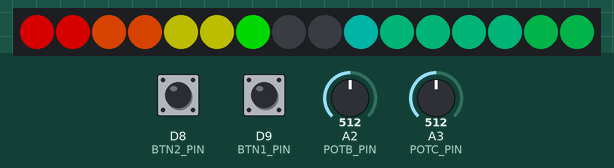
A program run on a simulated Seeed XIAO (SAMD21). Shown: 16 RGB LEDs in strip order, left to right. The test bench sets the inputs (shaded band); at power-on: D8 (BTN2_PIN) HIGH, D9 (BTN1_PIN) HIGH, A2 (POTB_PIN) = 512, A3 (POTC_PIN) = 512. Dim RGB values are drawn brighter than linear.

Above: at 0.86 s.
1.3 s: D8 (BTN2_PIN) pulled LOW for 0.15 s
At 1.47 s:
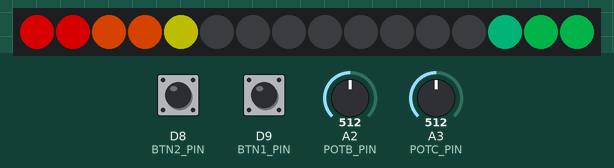
2.0 s: D8 (BTN2_PIN) pulled LOW for 1 s
At 3.51 s:
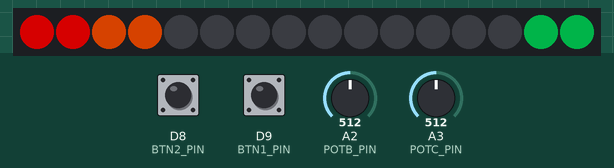
3.6 s: D9 (BTN1_PIN) pulled LOW for 0.15 s
At 4.18 s:
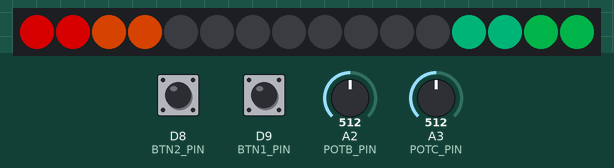
4.3 s: D9 (BTN1_PIN) pulled LOW for 1 s
At 5.71 s:
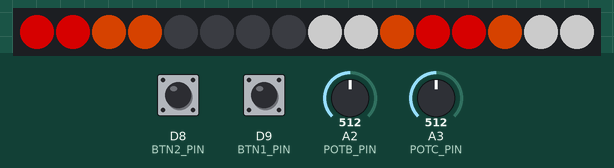
5.9 s: D8 (BTN2_PIN) pulled LOW for 0.15 s
At 6.26 s:
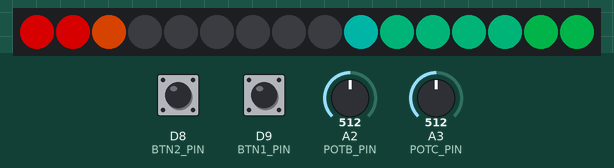

The program:

main.cpp
```cpp
/*  For Znurka gun, running on a seeed xiao samd21  */
/*  copyright (c) 2024 productbakery                */

#include <Arduino.h>
#include <Adafruit_NeoPixel.h>
#include <Wire.h>
#include <SPI.h>
#include <Bounce2.h>

// PINS
#define LED_BUILTIN   13
#define SDA           4
#define SCL           5
#define LED_PIN       10
#define BTN1_PIN      9
#define BTN2_PIN      8
#define POTA_PIN     1
#define POTB_PIN     2
#define POTC_PIN     3
//#define POTD_PIN     6

// How many LEDS
#define LED_COUNT  16

// Segments of ledstrip
const uint8_t leds_SCORE[] = {0,1,2,3,4,5,6,7};
//const uint8_t leds_VU[] = {8,9,10,11,12,13,14,15};
const uint8_t leds_VU[] = {15,14,13,12,11,10,9,8};
const uint8_t leds_FIRE[] = {12,11,13,10,14,9,15,8};

// Declare our NeoPixel strip object:
Adafruit_NeoPixel strip(LED_COUNT, LED_PIN, NEO_GRBW + NEO_KHZ800);

// BUTTONS
Bounce btnA = Bounce();
Bounce btnB = Bounce();

// variables for potmeters
int potBrightness = 200;
int potSpeed = 0;
int potScream = 0;


// enum state
enum stateOptions {
  INIT,
  IDLE,
  VU_METER,
  FIRE,
  ADD_SCORE,
  REM_SCORE
};

uint8_t state = INIT;
uint8_t score_counter = 0;

struct colorObject{
  uint8_t red;
  uint8_t green;
  uint8_t blue;
  uint8_t white;
};

const colorObject cGreen = {0,255,0,0};
const colorObject cYellow = {150,150,0,0};
const colorObject cOrange = {255,80,0,0};
const colorObject cRed = {255,0,0,0};
const colorObject cUV1 = {0,120,50,0};
const colorObject cUV2 = {0,120,80,0};
const colorObject cUV3 = {0,120,110,0};
const colorObject cWhite= {10,10,10,200};

//colorObject colorScore[8] = {cGreen, cGreen, cYellow, cYellow, cOrange, cOrange, cRed, cRed}; // score colors
// colorscore inverse order
colorObject colorScore[8] = {cRed, cRed, cOrange, cOrange, cYellow, cYellow, cGreen, cGreen}; // score colors
colorObject colorVU[8] = {cUV1,cUV1,cUV2,cUV2,cUV2,cUV2,cUV3,cUV3}; // vu meter colors
colorObject colorFire[8] = {cRed,cRed,cOrange,cOrange,cWhite,cWhite,cWhite,cWhite}; // fire colors

//array of 100 items imitating screaming sound in 0-8 range
const uint8_t soundLength = 100;
uint8_t screamArray[soundLength] =
{0,1,2,3,4,5,6,7,8,7,6,5,4,4,4,5,5,6,7,8,8,8,5,5,4,3,2,1,3,4,5,6,7,7,8,8,7,6,5,4,4,6,7,8,8,8,6,5,4,2,1,0,2,3,4,5,6,7,8,8,7,6,5,6,7,8,7,6,5,4,5,6,7,8,8,7,6,5,4,3,4,5,6,7,8,8,6,4,5,6,7,8,8,7,6,5,4,3,2,1};
uint8_t soundArray[soundLength] =
{0,1,2,3,4,4,4,5,6,5,4,3,2,3,4,5,6,7,6,5,4,3,3,3,4,5,6,5,4,3,3,3,2,2,1,1,0,0,1,2,3,4,5,4,3,2,3,4,5,6,6,6,5,4,3,2,1,1,1,1,2,3,4,5,4,3,4,5,6,6,6,5,4,3,2,1,2,3,4,4,4,5,5,5,4,5,6,7,6,5,4,3,2,3,4,5,4,3,2,1};
uint8_t initArray[20] =
{0,1,2,3,4,5,6,7,8,8,8,7,6,5,4,3,2,1,0,0};
uint8_t fireArray[30] =
{0,0,0,1,2,3,4,5,6,7,8,8,8,8,8,0,0,0,1,2,3,4,5,6,7,8,8,8,8,8};

uint8_t soundPos = 0;

void setScore(uint8_t score){
  if (score > 8){ score = 8; }
  if (score < 0){ score = 0; }
  score_counter = score;

  for (int i = 0; i < 8; i++){
    if (i < score_counter){
      strip.setPixelColor(leds_SCORE[i], strip.Color(colorScore[i].red, colorScore[i].green,colorScore[i].blue,colorScore[i].white));
    } else {
      strip.setPixelColor(leds_SCORE[i], strip.Color(0, 0, 0, 0));
    }
  }
  strip.show();
}

void blinkScore(uint8_t score, uint8_t times, uint8_t wait){
  //blink last pixel
  for (int i = 0; i < times; i++){
    strip.setPixelColor(leds_SCORE[score-1], strip.Color(0, 0, 0, 0));
    strip.show();
    delay(wait);
    strip.setPixelColor(leds_SCORE[score-1], strip.Color(colorScore[score-1].red, colorScore[score-1].green,colorScore[score-1].blue,colorScore[score-1].white));
    strip.show();
    delay(wait);
  }

}

void setVU(uint8_t vu){
  if (vu > 8){ vu = 8; }
  if (vu < 0){ vu = 0; }
  for (int i = 0; i < 8; i++){
    if (i < vu){
      strip.setPixelColor(leds_VU[i], strip.Color(colorVU[i].red, colorVU[i].green,colorVU[i].blue,colorVU[i].white));
    } else {
      strip.setPixelColor(leds_VU[i], strip.Color(0, 0, 0, 0));
    }
  }
  strip.show();
}

void setFire(uint8_t vu){
  if (vu > 8){ vu = 8; }
  if (vu < 0){ vu = 0; }
  for (int i = 0; i < 8; i++){
    if (i < vu){
      strip.setPixelColor(leds_FIRE[i], strip.Color(colorFire[i].red, colorFire[i].green,colorFire[i].blue,colorFire[i].white));
    } else {
      strip.setPixelColor(leds_FIRE[i], strip.Color(0, 0, 0, 0));
    }
  }
  strip.show();
}

void setup() {
  strip.begin();
  strip.clear();
  strip.show();

  // read brightness potmeter
  potBrightness = map(analogRead(POTA_PIN), 0, 1023, 10, 255);
  strip.setBrightness(potBrightness);

  // setup buttons
  btnA.attach(BTN1_PIN, INPUT_PULLUP);
  btnA.interval(50); // debounce interval in ms
  btnB.attach(BTN2_PIN, INPUT_PULLUP);
  btnB.interval(50); // debounce interval in ms
}

unsigned long prevMillis = millis();

void loop() {

  unsigned long currentMillis = millis();  //  Update current time

  // Button action
  btnA.update(); //check button
  if ( btnA.changed() ) {
    int buttonState = btnA.read();
    if( buttonState == LOW ) { //button pressed
      if (state == IDLE) {
        soundPos = 0;
        state = VU_METER;
      } else if (state == VU_METER) {
        soundPos = 0;
        state = FIRE;
      }
    }
  }

  btnB.update(); //check button
  if ( btnB.changed() ) {
    int buttonState = btnB.read();
    if( buttonState == LOW ) { //button pressed
      state = REM_SCORE;
    }
  }

  // read potmeter and map to speed of leds
  potSpeed = map(analogRead(POTB_PIN), 0, 1000, 2, 200);
  potScream = map(analogRead(POTC_PIN), 0, 1000, 2, 200);

  switch(state) {
    case INIT:
      if(currentMillis - prevMillis > 100) {
        prevMillis = currentMillis;
        setVU(initArray[soundPos]);
        setScore(initArray[soundPos]);
        soundPos ++;
        if (soundPos > 19){
          soundPos = 0;
          score_counter = 1;
          setScore(score_counter);
          state = IDLE;
        }
      }
      break;
    case IDLE:
      // ambient sound
      if(currentMillis - prevMillis > potSpeed) {
        prevMillis = currentMillis;
        setVU(soundArray[soundPos]);
        soundPos ++;
        if (soundPos > soundLength-1){
          soundPos = 0;
        }
      }

      break;
    case VU_METER:
      //scream
      if(currentMillis - prevMillis > potScream) {
        prevMillis = currentMillis;
        setVU(screamArray[soundPos]);
        soundPos ++;
        if (soundPos > soundLength-1){
          soundPos = 0;
        }
      }
      break;
    case FIRE:
      if(currentMillis - prevMillis > potScream) {
          prevMillis = currentMillis;
          setFire(fireArray[soundPos]);
          soundPos ++;
          if (soundPos > 29){
            state = ADD_SCORE;
          }
        }
      break;
    case ADD_SCORE:
      //blink score
      score_counter++;
      setScore(score_counter);
      blinkScore(score_counter, 5, 100);
      state = IDLE;
      break;
    case REM_SCORE:
      score_counter--;
      setScore(score_counter);
      state = IDLE;
      break;
    default:
      break;
  }

}
```

Measured:
- after the input at 2.0 s, the LEDs: first change after 0.05 s (image 2 shows a later state)
- after the input at 4.3 s, the LEDs: first differ from a run without the input after 0.14 s (image 4 shows a later state)
- after the input at 5.9 s, the LEDs: first differ from a run without the input after 0.11 s (image 5 shows a later state)
